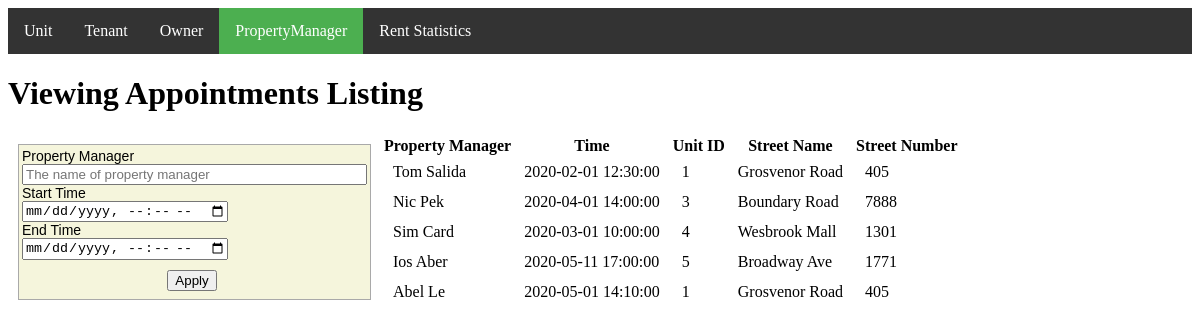
The page / on the database its author committed.
### tables this page shows
CREATE TABLE ViewingAppointments (
    ApptID int,
    Time DATETIME,
    UnitID int NOT NULL,
    PropertyManagerID int NOT NULL,
    TenantID int NOT NULL,
    PRIMARY KEY (ApptID),
    FOREIGN KEY (PropertyManagerID) REFERENCES PropertyManagers(PropertyManagerID),
    FOREIGN KEY (UnitID) REFERENCES Units(UnitID),
    FOREIGN KEY (TenantID) REFERENCES Tenants(TenantID) );

CREATE TABLE PropertyManagers (
    PropertyManagerID int,
    PhoneNum Varchar(30),
    Name Varchar(30),
    PRIMARY KEY (PropertyManagerID) );

CREATE TABLE Units
(   UnitID int,
    UnitNum Varchar(10),
    Bedrooms int,
    Bathrooms int,
    UnitSize int,
    UnitType Varchar(10) CHECK( UnitType IN ('house','apartment')),
    Backyard Varchar(1) CHECK( Backyard IN ('Y','N') ),
    FloorNum int,
    Gym Varchar(1) DEFAULT 'N',
    BuildingID int NOT NULL,
    OwnerID int NOT NULL,
    PRIMARY KEY (UnitID),
    FOREIGN KEY (BuildingID) REFERENCES BuildingAddresses(BuildingID),
    FOREIGN KEY (OwnerID) REFERENCES Owners(OwnerID) );

CREATE TABLE BuildingAddresses (
    BuildingID int,
    PostalCode Varchar(10) NOT NULL,
    StreetName Varchar(20) NOT NULL,
    Streetint Varchar(10) NOT NULL,
    PropertyManagerID int,
    PRIMARY KEY (BuildingID),
    FOREIGN KEY (PostalCode) REFERENCES PostalCodes(PostalCode),
    FOREIGN KEY (PropertyManagerID) REFERENCES PropertyManagers(PropertyManagerID) );

### app/Controller/Controller.php (called while the page is built, shortened)
<?php
class Controller
{
    public function view($view, $data = []) {
        require_once '../app/View/' . $view . '.php';
    }
}

### app/Controller/ViewingAppointmentController.php (called while the page is built, shortened)
<?php
class ViewingAppointmentController extends Controller
{
    protected $model;
    public function __construct() {
        $this->model = $this->model("ViewingAppointment");
    }
    public function index() {
        $appointments = $this->model->getAllAppointments();
        $this->view('viewappointment/index', [
           "appointments" => $appointments
        ]);
    }
}

### app/core/App.php (called while the page is built, shortened)
<?php
class App
{
    protected $method = "index";
    public function __construct()
    {
        $url = $this->parseUrl();
        $this->controller = new $this->controller;
        $this->params = $url ? array_values($url) : [];
        call_user_func_array([$this->controller, $this->method], $this->params);
    }
}

### public/index.php (called while the page is built, shortened)
<?php
$app = new App();

### app/Model/ViewingAppointment.php (called while the page is built, shortened)
<?php
class ViewingAppointment
{
    public function getAllAppointments() {
        return $this->getAppointmentsByConditions("","","");;
    }
    public function getAppointmentsByConditions($pm_name, $start_time, $end_time) {
        $name_clause = "";
        $time_clause = "";
        $conn = new Connection();
        $connection = $conn->openConnection();
        $sql = "SELECT * from
                ViewingAppointments v, Units u, BuildingAddresses b,
                PropertyManagers p, PostalCodes pc
                where v.UnitID = u.UnitID AND u.BuildingID = b.BuildingID
                AND p.PropertyManagerID = v.PropertyManagerID AND pc.PostalCode = b.PostalCode
                $name_clause
                $time_clause"
               ;
        $results = $connection->query($sql);
        return $results;
    }
}

### app/View/viewappointment/index.php (the view, shortened to what this page needs)
<html>
    <head>
        <link rel="stylesheet" type="text/css" href="/css/common.css" media="screen"/>
    </head>
    <body>
        <?php $activeTab = 3;
        include('../app/View/header.php');  ?>
        <h1>Viewing Appointments Listing</h1>
        <form class="filter-table" action='/ViewingAppointment/action' method="post">
            <div class="text-option">
                <div class="text-label"> Property Manager</div>
                <input type="name " id="property-manager-name" name="property_manager_name" placeholder= "The name of property manager" size= 40
                       value="<?php echo isset($_POST['property_manager_name']) ? $_POST['property_manager_name'] : ''; ?>"> <br>
            </div>
            <div class="time-slot">
                <div class="time-label">Start Time</div>
                <input type="datetime-local" id="time-slot-start-time" name="start_time" placeholder="start time, 24:00, every half hour" size=40
                       value="<?php echo isset($_POST['start_time']) ? $_POST['start_time'] : ''; ?>"> <br>
                <div class="time-label">End Time</div>
                <input type="datetime-local" id="time-slot-end-time" name="end_time" placeholder="end time, 24:00, every half hour" size=40
                       value="<?php echo isset($_POST['end_time']) ? $_POST['end_time'] : ''; ?>">
            </div>
            <div class="button-wrapper">
                <input type="submit" value="Apply">
            </div>
        </form>
        <table>
            <thead>
                <tr>
                    <th>Property Manager </th>
                    <th>Time</th>
                    <th>Unit ID</th>
                    <th>Street Name</th>
                    <th>Street Number</th>
                </tr>
            </thead>
            <tbody>
            <?php
            foreach ($data["appointments"] as $key => $appointment):?>
                <tr>
                    <td><?= $appointment["Name"] ?></td>
                    <td><?= $appointment["Time"] ?></td>
                    <td><?= $appointment["UnitID"] ?></td>
                    <td><?= $appointment["StreetName"] ?></td>
                    <td><?= $appointment["Streetint"] ?></td>
                </tr>
            <?php endforeach;?>
            </tbody>
        </table>
    </body>
</html>

### app/View/header.php
<header>
    <ul class="horizontal">
        <?php $options = [
            ["/Unit/index", "Unit"],
            ["/Tenant/index", "Tenant"],
            ["/Owner/index", "Owner"],
            ["/ViewingAppointment/index", "PropertyManager"],
            ["/Stats/index", "Rent Statistics"],
        ];
        foreach ($options as $index => $option): ?>
            <li>
                <a class="<?php if (isset($activeTab) && $index == $activeTab) echo "active"?>"
                   href="<?php echo $option[0]?>"><?php echo $option[1]?>
                </a>
            </li>
        <?php endforeach; ?>
    </ul>
</header>

### public/css/common.css (style rules this page uses)
ul.horizontal { list-style-type: none; margin: 0; padding: 0; overflow: hidden; background-color: #333; }
ul.horizontal li a.active { background-color: #4CAF50; }
ul.horizontal li a { display: inline-block; color: white; text-align: center; padding: 14px 16px; text-decoration: none; }
ul.horizontal li { float: left; }
.filter-table { background-color: beige; font-family: Arial, Helvetica, sans-serif; font-size: 14; float: left; border: 1px solid darkgray; margin: 10px; padding: 3px; }
.button-wrapper { margin: 10px 10px 5px 5px; display: flex; align-items: center; justify-content: center; }
.units-table th, td { padding: 5px 10px; }

### rows shown on the page
viewingappointments: PropertyManagerID.Name "Tom Salida", Time "2020-02-01 12:30:00", UnitID.UnitID "1", buildingaddresses.StreetName "Grosvenor Road", buildingaddresses.Streetint "405"
viewingappointments: PropertyManagerID.Name "Nic Pek", Time "2020-04-01 14:00:00", UnitID.UnitID "3", buildingaddresses.StreetName "Boundary Road", buildingaddresses.Streetint "7888"
viewingappointments: PropertyManagerID.Name "Sim Card", Time "2020-03-01 10:00:00", UnitID.UnitID "4", buildingaddresses.StreetName "Wesbrook Mall", buildingaddresses.Streetint "1301"
viewingappointments: PropertyManagerID.Name "Ios Aber", Time "2020-05-11 17:00:00", UnitID.UnitID "5", buildingaddresses.StreetName "Broadway Ave", buildingaddresses.Streetint "1771"
viewingappointments: PropertyManagerID.Name "Abel Le", Time "2020-05-01 14:10:00", UnitID.UnitID "1", buildingaddresses.StreetName "Grosvenor Road", buildingaddresses.Streetint "405"

### other values the page prints
$option[1] "Unit"
$option[1] "Tenant"
$option[1] "Owner"
$option[1] "PropertyManager"
$option[1] "Rent Statistics"
